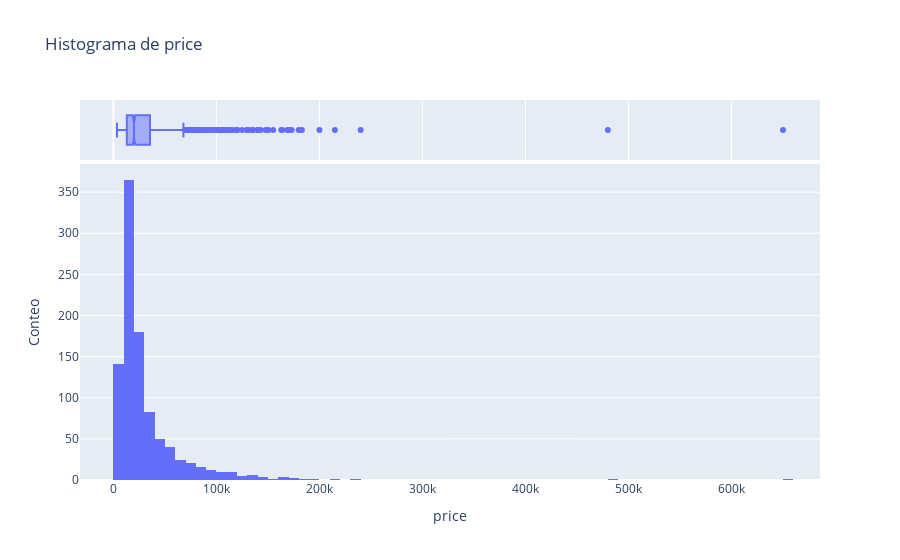
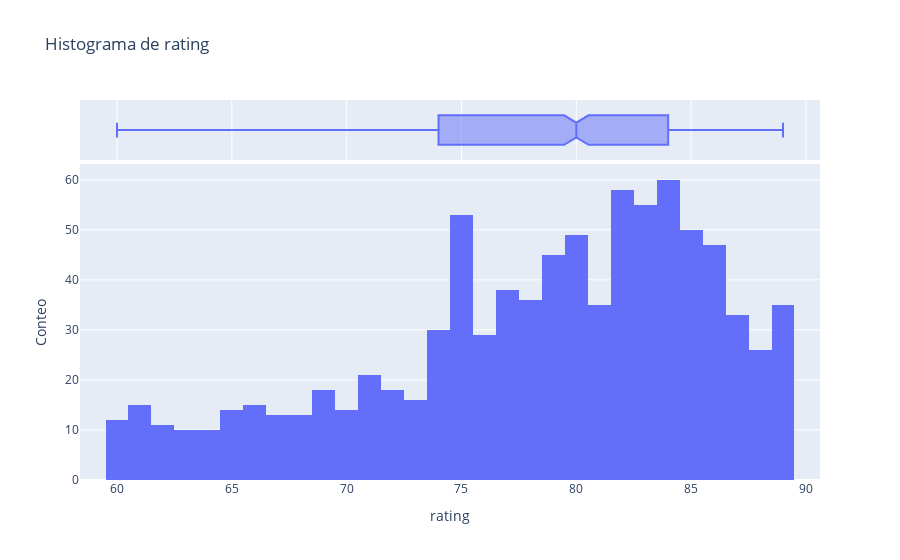
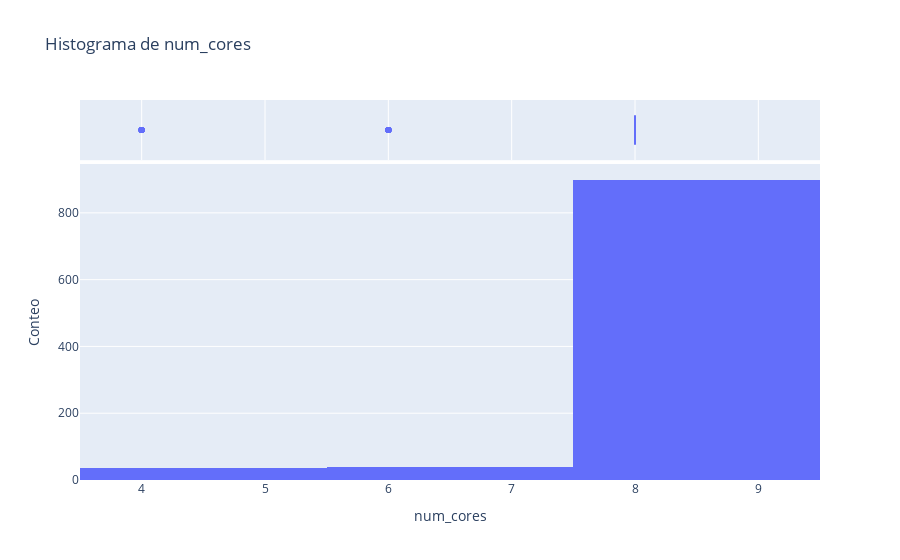
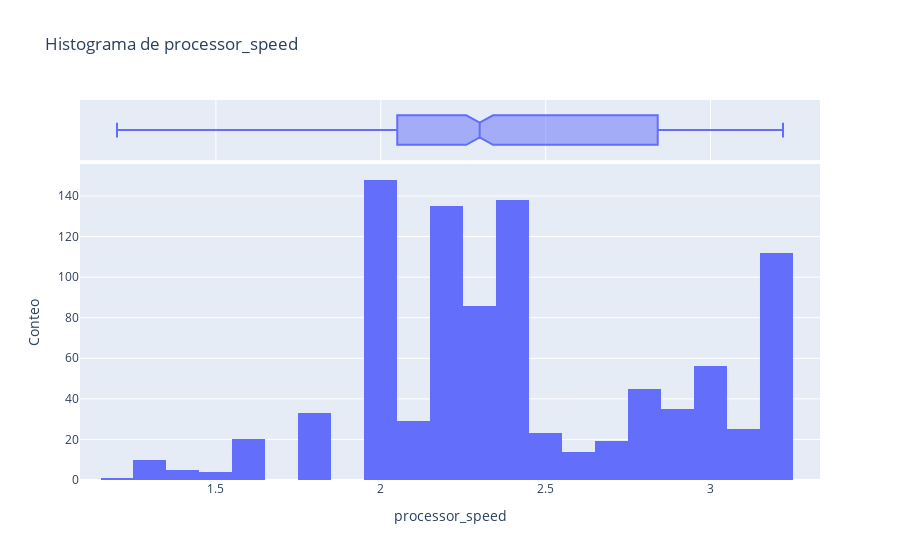

These figures' notebook cell, in order:
### Code cell
analisis_estadistic_num(df, numerical_columns)

### Figure 1 — Plotly figure (JSON) as saved in the notebook; plotly's stock layout.template omitted (floating-point values rounded to 4 significant figures; data arrays with more than 128 entries replaced by an {"elided": "..."} marker saying what was removed)
{"data": [{"alignmentgroup": "True", "bingroup": "x", "hovertemplate": "price=%{x}<br>count=%{y}<extra></extra>", "legendgroup": "", "marker": {"color": "#636efa", "pattern": {"shape": ""}}, "name": "", "offsetgroup": "", "orientation": "v", "showlegend": false, "type": "histogram", "x": {"elided": "980 int values"}, "xaxis": "x", "yaxis": "y"}, {"alignmentgroup": "True", "hovertemplate": "price=%{x}<extra></extra>", "legendgroup": "", "marker": {"color": "#636efa"}, "name": "", "notched": true, "offsetgroup": "", "showlegend": false, "type": "box", "x": {"elided": "980 int values"}, "xaxis": "x2", "yaxis": "y2"}], "layout": {"barmode": "relative", "legend": {"tracegroupgap": 0}, "title": {"text": "Histograma de price"}, "xaxis": {"anchor": "y", "domain": [0, 1], "title": {"text": "price"}}, "xaxis2": {"anchor": "y2", "domain": [0, 1], "matches": "x", "showgrid": true, "showticklabels": false}, "yaxis": {"anchor": "x", "domain": [0, 0.8316], "title": {"text": "Conteo"}}, "yaxis2": {"anchor": "x2", "domain": [0.8416, 1], "matches": "y2", "showgrid": false, "showline": false, "showticklabels": false, "ticks": ""}}}

### Figure 2 — Plotly figure (JSON) as saved in the notebook; plotly's stock layout.template omitted (floating-point values rounded to 4 significant figures; data arrays with more than 128 entries replaced by an {"elided": "..."} marker saying what was removed)
{"data": [{"alignmentgroup": "True", "bingroup": "x", "hovertemplate": "rating=%{x}<br>count=%{y}<extra></extra>", "legendgroup": "", "marker": {"color": "#636efa", "pattern": {"shape": ""}}, "name": "", "offsetgroup": "", "orientation": "v", "showlegend": false, "type": "histogram", "x": {"elided": "980 int values"}, "xaxis": "x", "yaxis": "y"}, {"alignmentgroup": "True", "hovertemplate": "rating=%{x}<extra></extra>", "legendgroup": "", "marker": {"color": "#636efa"}, "name": "", "notched": true, "offsetgroup": "", "showlegend": false, "type": "box", "x": {"elided": "980 int values"}, "xaxis": "x2", "yaxis": "y2"}], "layout": {"barmode": "relative", "legend": {"tracegroupgap": 0}, "title": {"text": "Histograma de rating"}, "xaxis": {"anchor": "y", "domain": [0, 1], "title": {"text": "rating"}}, "xaxis2": {"anchor": "y2", "domain": [0, 1], "matches": "x", "showgrid": true, "showticklabels": false}, "yaxis": {"anchor": "x", "domain": [0, 0.8316], "title": {"text": "Conteo"}}, "yaxis2": {"anchor": "x2", "domain": [0.8416, 1], "matches": "y2", "showgrid": false, "showline": false, "showticklabels": false, "ticks": ""}}}

### Figure 3 — Plotly figure (JSON) as saved in the notebook; plotly's stock layout.template omitted (floating-point values rounded to 4 significant figures; data arrays with more than 128 entries replaced by an {"elided": "..."} marker saying what was removed)
{"data": [{"alignmentgroup": "True", "bingroup": "x", "hovertemplate": "num_cores=%{x}<br>count=%{y}<extra></extra>", "legendgroup": "", "marker": {"color": "#636efa", "pattern": {"shape": ""}}, "name": "", "offsetgroup": "", "orientation": "v", "showlegend": false, "type": "histogram", "x": {"elided": "980 int values"}, "xaxis": "x", "yaxis": "y"}, {"alignmentgroup": "True", "hovertemplate": "num_cores=%{x}<extra></extra>", "legendgroup": "", "marker": {"color": "#636efa"}, "name": "", "notched": true, "offsetgroup": "", "showlegend": false, "type": "box", "x": {"elided": "980 int values"}, "xaxis": "x2", "yaxis": "y2"}], "layout": {"barmode": "relative", "legend": {"tracegroupgap": 0}, "title": {"text": "Histograma de num_cores"}, "xaxis": {"anchor": "y", "domain": [0, 1], "title": {"text": "num_cores"}}, "xaxis2": {"anchor": "y2", "domain": [0, 1], "matches": "x", "showgrid": true, "showticklabels": false}, "yaxis": {"anchor": "x", "domain": [0, 0.8316], "title": {"text": "Conteo"}}, "yaxis2": {"anchor": "x2", "domain": [0.8416, 1], "matches": "y2", "showgrid": false, "showline": false, "showticklabels": false, "ticks": ""}}}

### Figure 4 — Plotly figure (JSON) as saved in the notebook; plotly's stock layout.template omitted (floating-point values rounded to 4 significant figures; data arrays with more than 128 entries replaced by an {"elided": "..."} marker saying what was removed)
{"data": [{"alignmentgroup": "True", "bingroup": "x", "hovertemplate": "processor_speed=%{x}<br>count=%{y}<extra></extra>", "legendgroup": "", "marker": {"color": "#636efa", "pattern": {"shape": ""}}, "name": "", "offsetgroup": "", "orientation": "v", "showlegend": false, "type": "histogram", "x": {"elided": "980 float values"}, "xaxis": "x", "yaxis": "y"}, {"alignmentgroup": "True", "hovertemplate": "processor_speed=%{x}<extra></extra>", "legendgroup": "", "marker": {"color": "#636efa"}, "name": "", "notched": true, "offsetgroup": "", "showlegend": false, "type": "box", "x": {"elided": "980 float values"}, "xaxis": "x2", "yaxis": "y2"}], "layout": {"barmode": "relative", "legend": {"tracegroupgap": 0}, "title": {"text": "Histograma de processor_speed"}, "xaxis": {"anchor": "y", "domain": [0, 1], "title": {"text": "processor_speed"}}, "xaxis2": {"anchor": "y2", "domain": [0, 1], "matches": "x", "showgrid": true, "showticklabels": false}, "yaxis": {"anchor": "x", "domain": [0, 0.8316], "title": {"text": "Conteo"}}, "yaxis2": {"anchor": "x2", "domain": [0.8416, 1], "matches": "y2", "showgrid": false, "showline": false, "showticklabels": false, "ticks": ""}}}
